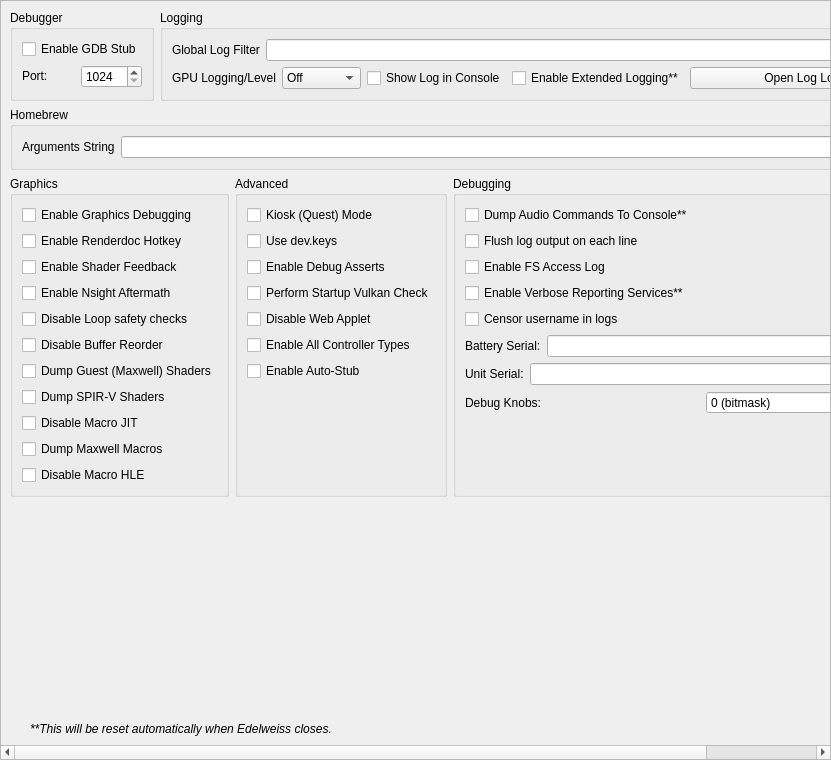
<?xml version="1.0" encoding="UTF-8"?>
<ui version="4.0">
 <class>ConfigureDebug</class>
 <widget class="QScrollArea" name="ConfigureDebug">
  <property name="geometry">
   <rect>
    <x>0</x>
    <y>0</y>
    <width>831</width>
    <height>760</height>
   </rect>
  </property>
  <property name="widgetResizable">
   <bool>true</bool>
  </property>
  <widget class="QWidget" name="widget">
   <property name="geometry">
    <rect>
     <x>0</x>
     <y>0</y>
     <width>829</width>
     <height>758</height>
    </rect>
   </property>
   <layout class="QVBoxLayout" name="verticalLayout_1">
    <item>
     <layout class="QHBoxLayout" name="horizontalLayout">
      <property name="topMargin">
       <number>0</number>
      </property>
      <item>
       <widget class="QGroupBox" name="groupBox">
        <property name="sizePolicy">
         <sizepolicy hsizetype="Preferred" vsizetype="Preferred">
          <horstretch>0</horstretch>
          <verstretch>0</verstretch>
         </sizepolicy>
        </property>
        <property name="title">
         <string>Debugger</string>
        </property>
        <property name="alignment">
         <set>Qt::AlignmentFlag::AlignLeading|Qt::AlignmentFlag::AlignLeft|Qt::AlignmentFlag::AlignTop</set>
        </property>
        <property name="flat">
         <bool>false</bool>
        </property>
        <property name="checkable">
         <bool>false</bool>
        </property>
        <layout class="QVBoxLayout" name="verticalLayout_3">
         <item>
          <widget class="QWidget" name="debug_widget" native="true">
           <property name="sizePolicy">
            <sizepolicy hsizetype="Preferred" vsizetype="Maximum">
             <horstretch>0</horstretch>
             <verstretch>0</verstretch>
            </sizepolicy>
           </property>
           <layout class="QVBoxLayout" name="verticalLayout">
            <property name="sizeConstraint">
             <enum>QLayout::SizeConstraint::SetDefaultConstraint</enum>
            </property>
            <property name="leftMargin">
             <number>0</number>
            </property>
            <property name="topMargin">
             <number>0</number>
            </property>
            <property name="rightMargin">
             <number>0</number>
            </property>
            <property name="bottomMargin">
             <number>0</number>
            </property>
            <item>
             <widget class="QCheckBox" name="toggle_gdbstub">
              <property name="sizePolicy">
               <sizepolicy hsizetype="Maximum" vsizetype="Maximum">
                <horstretch>0</horstretch>
                <verstretch>0</verstretch>
               </sizepolicy>
              </property>
              <property name="text">
               <string>Enable GDB Stub</string>
              </property>
             </widget>
            </item>
            <item>
             <widget class="QWidget" name="horizontalWidget_3" native="true">
              <property name="sizePolicy">
               <sizepolicy hsizetype="Preferred" vsizetype="Maximum">
                <horstretch>0</horstretch>
                <verstretch>0</verstretch>
               </sizepolicy>
              </property>
              <layout class="QHBoxLayout" name="horizontalLayout_3">
               <property name="leftMargin">
                <number>0</number>
               </property>
               <property name="topMargin">
                <number>0</number>
               </property>
               <property name="rightMargin">
                <number>0</number>
               </property>
               <property name="bottomMargin">
                <number>0</number>
               </property>
               <item>
                <widget class="QLabel" name="label_11">
                 <property name="sizePolicy">
                  <sizepolicy hsizetype="Minimum" vsizetype="Maximum">
                   <horstretch>0</horstretch>
                   <verstretch>0</verstretch>
                  </sizepolicy>
                 </property>
                 <property name="text">
                  <string>Port:</string>
                 </property>
                </widget>
               </item>
               <item>
                <widget class="QSpinBox" name="gdbport_spinbox">
                 <property name="sizePolicy">
                  <sizepolicy hsizetype="Preferred" vsizetype="Maximum">
                   <horstretch>0</horstretch>
                   <verstretch>0</verstretch>
                  </sizepolicy>
                 </property>
                 <property name="minimum">
                  <number>1024</number>
                 </property>
                 <property name="maximum">
                  <number>65535</number>
                 </property>
                </widget>
               </item>
              </layout>
             </widget>
            </item>
           </layout>
          </widget>
         </item>
        </layout>
       </widget>
      </item>
      <item>
       <widget class="QGroupBox" name="groupBox_2">
        <property name="sizePolicy">
         <sizepolicy hsizetype="Expanding" vsizetype="Preferred">
          <horstretch>0</horstretch>
          <verstretch>0</verstretch>
         </sizepolicy>
        </property>
        <property name="title">
         <string>Logging</string>
        </property>
        <layout class="QGridLayout" name="gridLayout_1">
         <item row="0" column="0" colspan="4">
          <widget class="QWidget" name="logging_widget" native="true">
           <property name="sizePolicy">
            <sizepolicy hsizetype="Preferred" vsizetype="Maximum">
             <horstretch>0</horstretch>
             <verstretch>0</verstretch>
            </sizepolicy>
           </property>
           <layout class="QHBoxLayout" name="horizontalLayout_1">
            <property name="leftMargin">
             <number>0</number>
            </property>
            <property name="topMargin">
             <number>0</number>
            </property>
            <property name="rightMargin">
             <number>0</number>
            </property>
            <property name="bottomMargin">
             <number>0</number>
            </property>
            <item>
             <widget class="QLabel" name="label_1">
              <property name="sizePolicy">
               <sizepolicy hsizetype="Preferred" vsizetype="Preferred">
                <horstretch>0</horstretch>
                <verstretch>0</verstretch>
               </sizepolicy>
              </property>
              <property name="text">
               <string>Global Log Filter</string>
              </property>
             </widget>
            </item>
            <item>
             <widget class="QLineEdit" name="log_filter_edit"/>
            </item>
           </layout>
          </widget>
         </item>
         <item row="1" column="0">
          <widget class="QWidget" name="gpu_log_level_widget" native="true">
           <property name="sizePolicy">
            <sizepolicy hsizetype="Preferred" vsizetype="Maximum">
             <horstretch>0</horstretch>
             <verstretch>0</verstretch>
            </sizepolicy>
           </property>
           <layout class="QHBoxLayout" name="gpu_log_level_layout">
            <property name="leftMargin">
             <number>0</number>
            </property>
            <property name="topMargin">
             <number>0</number>
            </property>
            <property name="rightMargin">
             <number>0</number>
            </property>
            <property name="bottomMargin">
             <number>0</number>
            </property>
            <item>
             <widget class="QLabel" name="gpu_log_level_label">
              <property name="text">
               <string>GPU Logging/Level</string>
              </property>
             </widget>
            </item>
            <item>
             <widget class="QComboBox" name="gpu_log_level">
              <property name="toolTip">
               <string>Detail level for GPU logs. Off disables logging entirely.</string>
              </property>
              <item>
               <property name="text">
                <string>Off</string>
               </property>
              </item>
              <item>
               <property name="text">
                <string>Errors</string>
               </property>
              </item>
              <item>
               <property name="text">
                <string>Standard</string>
               </property>
              </item>
              <item>
               <property name="text">
                <string>Verbose</string>
               </property>
              </item>
              <item>
               <property name="text">
                <string>All</string>
               </property>
              </item>
             </widget>
            </item>
           </layout>
          </widget>
         </item>
         <item row="1" column="1">
          <widget class="QCheckBox" name="toggle_console">
           <property name="text">
            <string>Show Log in Console</string>
           </property>
          </widget>
         </item>
         <item row="1" column="2">
          <widget class="QCheckBox" name="extended_logging">
           <property name="enabled">
            <bool>true</bool>
           </property>
           <property name="toolTip">
            <string>When checked, the max size of the log increases from 100 MB to 1 GB</string>
           </property>
           <property name="text">
            <string>Enable Extended Logging**</string>
           </property>
          </widget>
         </item>
         <item row="1" column="3">
          <widget class="QPushButton" name="open_log_button">
           <property name="sizePolicy">
            <sizepolicy hsizetype="Expanding" vsizetype="Maximum">
             <horstretch>1</horstretch>
             <verstretch>0</verstretch>
            </sizepolicy>
           </property>
           <property name="minimumSize">
            <size>
             <width>250</width>
             <height>0</height>
            </size>
           </property>
           <property name="text">
            <string>Open Log Location</string>
           </property>
          </widget>
         </item>
        </layout>
       </widget>
      </item>
     </layout>
    </item>
    <item>
     <widget class="QGroupBox" name="groupBox_3">
      <property name="title">
       <string>Homebrew</string>
      </property>
      <layout class="QVBoxLayout" name="verticalLayout_5">
       <item>
        <layout class="QHBoxLayout" name="horizontalLayout_4">
         <item>
          <widget class="QLabel" name="label_3">
           <property name="text">
            <string>Arguments String</string>
           </property>
          </widget>
         </item>
         <item>
          <widget class="QLineEdit" name="homebrew_args_edit"/>
         </item>
        </layout>
       </item>
      </layout>
     </widget>
    </item>
    <item>
     <layout class="QHBoxLayout" name="horizontalLayout_2">
      <item>
       <widget class="QGroupBox" name="groupBox_4">
        <property name="title">
         <string>Graphics</string>
        </property>
        <layout class="QGridLayout" name="gridLayout_2">
         <item row="4" column="0">
          <widget class="QCheckBox" name="disable_loop_safety_checks">
           <property name="toolTip">
            <string>When checked, it executes shaders without loop logic changes</string>
           </property>
           <property name="text">
            <string>Disable Loop safety checks</string>
           </property>
          </widget>
         </item>
         <item row="9" column="0">
          <widget class="QCheckBox" name="dump_macros">
           <property name="enabled">
            <bool>true</bool>
           </property>
           <property name="toolTip">
            <string>When checked, it will dump all the macro programs of the GPU</string>
           </property>
           <property name="text">
            <string>Dump Maxwell Macros</string>
           </property>
          </widget>
         </item>
         <item row="3" column="0">
          <widget class="QCheckBox" name="enable_nsight_aftermath">
           <property name="toolTip">
            <string>When checked, it enables Nsight Aftermath crash dumps</string>
           </property>
           <property name="text">
            <string>Enable Nsight Aftermath</string>
           </property>
          </widget>
         </item>
         <item row="6" column="0">
          <widget class="QCheckBox" name="dump_guest_shaders">
           <property name="enabled">
            <bool>true</bool>
           </property>
           <property name="toolTip">
            <string>When checked, it will dump original Maxwell guest shader bytecode (the input to the recompiler) as .ash files under DumpDir/shaders/. Useful for inspection with nvdisasm.</string>
           </property>
           <property name="text">
            <string>Dump Guest (Maxwell) Shaders</string>
           </property>
          </widget>
         </item>
         <item row="1" column="0">
          <widget class="QCheckBox" name="enable_renderdoc_hotkey">
           <property name="text">
            <string>Enable Renderdoc Hotkey</string>
           </property>
          </widget>
         </item>
         <item row="8" column="0">
          <widget class="QCheckBox" name="disable_macro_jit">
           <property name="enabled">
            <bool>true</bool>
           </property>
           <property name="toolTip">
            <string>When checked, it disables the macro Just In Time compiler. Enabling this makes games run slower</string>
           </property>
           <property name="text">
            <string>Disable Macro JIT</string>
           </property>
          </widget>
         </item>
         <item row="10" column="0">
          <widget class="QCheckBox" name="disable_macro_hle">
           <property name="enabled">
            <bool>true</bool>
           </property>
           <property name="toolTip">
            <string>When checked, it disables the macro HLE functions. Enabling this makes games run slower</string>
           </property>
           <property name="text">
            <string>Disable Macro HLE</string>
           </property>
          </widget>
         </item>
         <item row="0" column="0">
          <widget class="QCheckBox" name="enable_graphics_debugging">
           <property name="enabled">
            <bool>true</bool>
           </property>
           <property name="toolTip">
            <string>When checked, the graphics API enters a slower debugging mode</string>
           </property>
           <property name="text">
            <string>Enable Graphics Debugging</string>
           </property>
          </widget>
         </item>
         <item row="11" column="0">
          <spacer name="verticalSpacer_5">
           <property name="orientation">
            <enum>Qt::Orientation::Vertical</enum>
           </property>
           <property name="sizeType">
            <enum>QSizePolicy::Policy::Preferred</enum>
           </property>
           <property name="sizeHint" stdset="0">
            <size>
             <width>20</width>
             <height>0</height>
            </size>
           </property>
          </spacer>
         </item>
         <item row="2" column="0">
          <widget class="QCheckBox" name="enable_shader_feedback">
           <property name="toolTip">
            <string>When checked, yuzu will log statistics about the compiled pipeline cache</string>
           </property>
           <property name="text">
            <string>Enable Shader Feedback</string>
           </property>
          </widget>
         </item>
         <item row="5" column="0">
          <widget class="QCheckBox" name="disable_buffer_reorder">
           <property name="toolTip">
            <string>&lt;html&gt;&lt;head/&gt;&lt;body&gt;&lt;p&gt;When checked, disables reordering of mapped memory uploads which allows to associate uploads with specific draws. May reduce performance in some cases.&lt;/p&gt;&lt;/body&gt;&lt;/html&gt;</string>
           </property>
           <property name="text">
            <string>Disable Buffer Reorder</string>
           </property>
          </widget>
         </item>
         <item row="7" column="0">
          <widget class="QCheckBox" name="gpu_log_shader_dumps">
           <property name="toolTip">
            <string>When checked, it will dump the recompiler's output SPIR-V binaries (.spv) under LogDir/shaders/. Inspect via SPIRV-Tools (spirv-dis / spirv-cross / spirv-val) or RenderDoc.</string>
           </property>
           <property name="text">
            <string>Dump SPIR-V Shaders</string>
           </property>
          </widget>
         </item>
        </layout>
       </widget>
      </item>
      <item>
       <widget class="QGroupBox" name="groupBox_6">
        <property name="title">
         <string>Advanced</string>
        </property>
        <layout class="QGridLayout" name="gridLayout_4">
         <item row="3" column="0">
          <widget class="QCheckBox" name="perform_vulkan_check">
           <property name="toolTip">
            <string>Enables yuzu to check for a working Vulkan environment when the program starts up. Disable this if this is causing issues with external programs seeing yuzu.</string>
           </property>
           <property name="text">
            <string>Perform Startup Vulkan Check</string>
           </property>
          </widget>
         </item>
         <item row="4" column="0">
          <widget class="QCheckBox" name="disable_web_applet">
           <property name="text">
            <string>Disable Web Applet</string>
           </property>
          </widget>
         </item>
         <item row="5" column="0">
          <widget class="QCheckBox" name="enable_all_controllers">
           <property name="text">
            <string>Enable All Controller Types</string>
           </property>
          </widget>
         </item>
         <item row="6" column="0">
          <widget class="QCheckBox" name="use_auto_stub">
           <property name="text">
            <string>Enable Auto-Stub</string>
           </property>
          </widget>
         </item>
         <item row="0" column="0">
          <widget class="QCheckBox" name="quest_flag">
           <property name="text">
            <string>Kiosk (Quest) Mode</string>
           </property>
          </widget>
         </item>
         <item row="1" column="0">
          <widget class="QCheckBox" name="use_dev_keys">
           <property name="text">
            <string>Use dev.keys</string>
           </property>
          </widget>
         </item>
         <item row="2" column="0">
          <widget class="QCheckBox" name="use_debug_asserts">
           <property name="text">
            <string>Enable Debug Asserts</string>
           </property>
          </widget>
         </item>
         <item row="7" column="0">
          <spacer name="verticalSpacer_4">
           <property name="orientation">
            <enum>Qt::Orientation::Vertical</enum>
           </property>
           <property name="sizeType">
            <enum>QSizePolicy::Policy::Expanding</enum>
           </property>
           <property name="sizeHint" stdset="0">
            <size>
             <width>20</width>
             <height>0</height>
            </size>
           </property>
          </spacer>
         </item>
        </layout>
       </widget>
      </item>
      <item>
       <widget class="QGroupBox" name="groupBox_5">
        <property name="title">
         <string>Debugging</string>
        </property>
        <layout class="QGridLayout" name="gridLayout_3">
         <item row="6" column="0">
          <widget class="QWidget" name="serial_battery_widget" native="true">
           <property name="sizePolicy">
            <sizepolicy hsizetype="Preferred" vsizetype="Maximum">
             <horstretch>0</horstretch>
             <verstretch>0</verstretch>
            </sizepolicy>
           </property>
           <layout class="QHBoxLayout" name="horizontalLayout_11">
            <property name="leftMargin">
             <number>0</number>
            </property>
            <property name="topMargin">
             <number>0</number>
            </property>
            <property name="rightMargin">
             <number>0</number>
            </property>
            <property name="bottomMargin">
             <number>0</number>
            </property>
            <item>
             <widget class="QLabel" name="label_12">
              <property name="sizePolicy">
               <sizepolicy hsizetype="Preferred" vsizetype="Preferred">
                <horstretch>0</horstretch>
                <verstretch>0</verstretch>
               </sizepolicy>
              </property>
              <property name="text">
               <string>Battery Serial:</string>
              </property>
             </widget>
            </item>
            <item>
             <widget class="QLineEdit" name="serial_battery_edit"/>
            </item>
           </layout>
          </widget>
         </item>
         <item row="8" column="0">
          <widget class="QWidget" name="debug_knobs_widget" native="true">
           <property name="sizePolicy">
            <sizepolicy hsizetype="Preferred" vsizetype="Maximum">
             <horstretch>0</horstretch>
             <verstretch>0</verstretch>
            </sizepolicy>
           </property>
           <layout class="QHBoxLayout" name="horizontalLayout_debug_knobs">
            <property name="leftMargin">
             <number>0</number>
            </property>
            <property name="topMargin">
             <number>0</number>
            </property>
            <property name="rightMargin">
             <number>0</number>
            </property>
            <property name="bottomMargin">
             <number>0</number>
            </property>
            <item>
             <widget class="QLabel" name="label_debug_knobs">
              <property name="sizePolicy">
               <sizepolicy hsizetype="Preferred" vsizetype="Preferred">
                <horstretch>0</horstretch>
                <verstretch>0</verstretch>
               </sizepolicy>
              </property>
              <property name="text">
               <string>Debug Knobs:</string>
              </property>
             </widget>
            </item>
            <item>
             <widget class="QSpinBox" name="debug_knobs_spinbox">
              <property name="minimum">
               <number>0</number>
              </property>
              <property name="maximum">
               <number>65535</number>
              </property>
              <property name="toolTip">
               <string>Bitmask for quick development toggles</string>
              </property>
              <property name="statusTip">
               <string>Set debug knobs (bitmask)</string>
              </property>
              <property name="whatsThis">
               <string>16-bit debug knob set for quick development toggles</string>
              </property>
              <property name="suffix">
               <string> (bitmask)</string>
              </property>
             </widget>
            </item>
           </layout>
          </widget>
         </item>
         <item row="7" column="0">
          <widget class="QWidget" name="serial_board_widget" native="true">
           <property name="sizePolicy">
            <sizepolicy hsizetype="Preferred" vsizetype="Maximum">
             <horstretch>0</horstretch>
             <verstretch>0</verstretch>
            </sizepolicy>
           </property>
           <layout class="QHBoxLayout" name="horizontalLayout_12">
            <property name="leftMargin">
             <number>0</number>
            </property>
            <property name="topMargin">
             <number>0</number>
            </property>
            <property name="rightMargin">
             <number>0</number>
            </property>
            <property name="bottomMargin">
             <number>0</number>
            </property>
            <item>
             <widget class="QLabel" name="label_13">
              <property name="sizePolicy">
               <sizepolicy hsizetype="Preferred" vsizetype="Preferred">
                <horstretch>0</horstretch>
                <verstretch>0</verstretch>
               </sizepolicy>
              </property>
              <property name="text">
               <string>Unit Serial:</string>
              </property>
             </widget>
            </item>
            <item>
             <widget class="QLineEdit" name="serial_board_edit"/>
            </item>
           </layout>
          </widget>
         </item>
         <item row="20" column="0">
          <spacer name="verticalSpacer_3">
           <property name="orientation">
            <enum>Qt::Orientation::Vertical</enum>
           </property>
           <property name="sizeType">
            <enum>QSizePolicy::Policy::Expanding</enum>
           </property>
           <property name="sizeHint" stdset="0">
            <size>
             <width>20</width>
             <height>0</height>
            </size>
           </property>
          </spacer>
         </item>
         <item row="1" column="0">
          <widget class="QCheckBox" name="dump_audio_commands">
           <property name="toolTip">
            <string>Enable this to output the latest generated audio command list to the console. Only affects games using the audio renderer.</string>
           </property>
           <property name="text">
            <string>Dump Audio Commands To Console**</string>
           </property>
          </widget>
         </item>
         <item row="2" column="0">
          <widget class="QCheckBox" name="flush_line">
           <property name="text">
            <string>Flush log output on each line</string>
           </property>
          </widget>
         </item>
         <item row="3" column="0">
          <widget class="QCheckBox" name="fs_access_log">
           <property name="text">
            <string>Enable FS Access Log</string>
           </property>
          </widget>
         </item>
         <item row="4" column="0">
          <widget class="QCheckBox" name="reporting_services">
           <property name="text">
            <string>Enable Verbose Reporting Services**</string>
           </property>
          </widget>
         </item>
         <item row="5" column="0">
          <widget class="QCheckBox" name="censor_username">
           <property name="text">
            <string>Censor username in logs</string>
           </property>
          </widget>
         </item>
        </layout>
       </widget>
      </item>
     </layout>
    </item>
    <item>
     <spacer name="verticalSpacer">
      <property name="orientation">
       <enum>Qt::Orientation::Vertical</enum>
      </property>
      <property name="sizeHint" stdset="0">
       <size>
        <width>20</width>
        <height>0</height>
       </size>
      </property>
     </spacer>
    </item>
    <item>
     <widget class="QLabel" name="label_5">
      <property name="sizePolicy">
       <sizepolicy hsizetype="Expanding" vsizetype="Preferred">
        <horstretch>0</horstretch>
        <verstretch>0</verstretch>
       </sizepolicy>
      </property>
      <property name="font">
       <font>
        <italic>true</italic>
       </font>
      </property>
      <property name="text">
    <string>**This will be reset automatically when Edelweiss closes.</string>
      </property>
      <property name="indent">
       <number>20</number>
      </property>
     </widget>
    </item>
   </layout>
  </widget>
 </widget>
 <tabstops>
  <tabstop>log_filter_edit</tabstop>
  <tabstop>toggle_console</tabstop>
  <tabstop>extended_logging</tabstop>
  <tabstop>open_log_button</tabstop>
  <tabstop>homebrew_args_edit</tabstop>
  <tabstop>enable_graphics_debugging</tabstop>
  <tabstop>enable_shader_feedback</tabstop>
  <tabstop>enable_nsight_aftermath</tabstop>
  <tabstop>fs_access_log</tabstop>
  <tabstop>reporting_services</tabstop>
  <tabstop>quest_flag</tabstop>
  <tabstop>use_debug_asserts</tabstop>
 </tabstops>
 <resources/>
 <connections/>
</ui>
